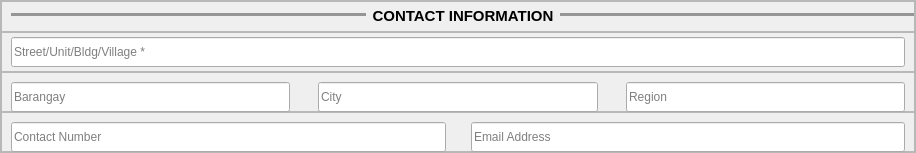
              <widget class="QFrame" name="frame_10">
               <property name="styleSheet">
                <string notr="true"/>
               </property>
               <property name="frameShape">
                <enum>QFrame::StyledPanel</enum>
               </property>
               <property name="frameShadow">
                <enum>QFrame::Raised</enum>
               </property>
               <layout class="QVBoxLayout" name="verticalLayout_8">
                <property name="spacing">
                 <number>0</number>
                </property>
                <property name="leftMargin">
                 <number>0</number>
                </property>
                <property name="topMargin">
                 <number>0</number>
                </property>
                <property name="rightMargin">
                 <number>0</number>
                </property>
                <property name="bottomMargin">
                 <number>0</number>
                </property>
                <item>
                 <widget class="QFrame" name="frame_15">
                  <property name="minimumSize">
                   <size>
                    <width>914</width>
                    <height>31</height>
                   </size>
                  </property>
                  <property name="maximumSize">
                   <size>
                    <width>16777215</width>
                    <height>31</height>
                   </size>
                  </property>
                  <property name="frameShape">
                   <enum>QFrame::StyledPanel</enum>
                  </property>
                  <property name="frameShadow">
                   <enum>QFrame::Raised</enum>
                  </property>
                  <layout class="QHBoxLayout" name="horizontalLayout_8">
                   <property name="topMargin">
                    <number>0</number>
                   </property>
                   <property name="rightMargin">
                    <number>0</number>
                   </property>
                   <property name="bottomMargin">
                    <number>0</number>
                   </property>
                   <item>
                    <widget class="QLabel" name="label_6">
                     <property name="minimumSize">
                      <size>
                       <width>49</width>
                       <height>7</height>
                      </size>
                     </property>
                     <property name="maximumSize">
                      <size>
                       <width>16777215</width>
                       <height>7</height>
                      </size>
                     </property>
                     <property name="styleSheet">
                      <string notr="true">border: none;
border-top: 3px solid rgb(149, 149, 149);
background-color: transparent;</string>
                     </property>
                     <property name="text">
                      <string/>
                     </property>
                    </widget>
                   </item>
                   <item>
                    <widget class="QLabel" name="label_7">
                     <property name="minimumSize">
                      <size>
                       <width>157</width>
                       <height>21</height>
                      </size>
                     </property>
                     <property name="maximumSize">
                      <size>
                       <width>182</width>
                       <height>21</height>
                      </size>
                     </property>
                     <property name="font">
                      <font>
                       <pointsize>11</pointsize>
                       <bold>true</bold>
                      </font>
                     </property>
                     <property name="styleSheet">
                      <string notr="true">border: none;
background-color: transparent;
</string>
                     </property>
                     <property name="text">
                      <string>&lt;html&gt;&lt;head/&gt;&lt;body&gt;&lt;p align=&quot;center&quot;&gt;CONTACT INFORMATION&lt;/p&gt;&lt;/body&gt;&lt;/html&gt;</string>
                     </property>
                    </widget>
                   </item>
                   <item>
                    <widget class="QLabel" name="label_8">
                     <property name="minimumSize">
                      <size>
                       <width>49</width>
                       <height>7</height>
                      </size>
                     </property>
                     <property name="maximumSize">
                      <size>
                       <width>16777215</width>
                       <height>7</height>
                      </size>
                     </property>
                     <property name="styleSheet">
                      <string notr="true">border: none;
border-top: 3px solid rgb(149, 149, 149);
background-color: transparent;</string>
                     </property>
                     <property name="text">
                      <string/>
                     </property>
                    </widget>
                   </item>
                  </layout>
                 </widget>
                </item>
                <item>
                 <widget class="QFrame" name="frame_19">
                  <property name="minimumSize">
                   <size>
                    <width>0</width>
                    <height>40</height>
                   </size>
                  </property>
                  <property name="maximumSize">
                   <size>
                    <width>16777215</width>
                    <height>40</height>
                   </size>
                  </property>
                  <property name="styleSheet">
                   <string notr="true"/>
                  </property>
                  <property name="frameShape">
                   <enum>QFrame::StyledPanel</enum>
                  </property>
                  <property name="frameShadow">
                   <enum>QFrame::Raised</enum>
                  </property>
                  <layout class="QHBoxLayout" name="horizontalLayout_11">
                   <property name="topMargin">
                    <number>0</number>
                   </property>
                   <property name="bottomMargin">
                    <number>0</number>
                   </property>
                   <item>
                    <widget class="QLineEdit" name="addressline_input">
                     <property name="minimumSize">
                      <size>
                       <width>201</width>
                       <height>30</height>
                      </size>
                     </property>
                     <property name="maximumSize">
                      <size>
                       <width>16777215</width>
                       <height>30</height>
                      </size>
                     </property>
                     <property name="placeholderText">
                      <string>Street/Unit/Bldg/Village *</string>
                     </property>
                    </widget>
                   </item>
                  </layout>
                 </widget>
                </item>
                <item>
                 <widget class="QFrame" name="frame_20">
                  <property name="maximumSize">
                   <size>
                    <width>16777215</width>
                    <height>40</height>
                   </size>
                  </property>
                  <property name="frameShape">
                   <enum>QFrame::StyledPanel</enum>
                  </property>
                  <property name="frameShadow">
                   <enum>QFrame::Raised</enum>
                  </property>
                  <layout class="QHBoxLayout" name="horizontalLayout_9">
                   <property name="spacing">
                    <number>28</number>
                   </property>
                   <item>
                    <widget class="QLineEdit" name="barangay_input">
                     <property name="minimumSize">
                      <size>
                       <width>201</width>
                       <height>30</height>
                      </size>
                     </property>
                     <property name="maximumSize">
                      <size>
                       <width>16777215</width>
                       <height>30</height>
                      </size>
                     </property>
                     <property name="placeholderText">
                      <string>Barangay</string>
                     </property>
                    </widget>
                   </item>
                   <item>
                    <widget class="QLineEdit" name="city_input">
                     <property name="minimumSize">
                      <size>
                       <width>201</width>
                       <height>30</height>
                      </size>
                     </property>
                     <property name="maximumSize">
                      <size>
                       <width>16777215</width>
                       <height>30</height>
                      </size>
                     </property>
                     <property name="placeholderText">
                      <string>City</string>
                     </property>
                    </widget>
                   </item>
                   <item>
                    <widget class="QLineEdit" name="region_input">
                     <property name="minimumSize">
                      <size>
                       <width>201</width>
                       <height>30</height>
                      </size>
                     </property>
                     <property name="maximumSize">
                      <size>
                       <width>16777215</width>
                       <height>30</height>
                      </size>
                     </property>
                     <property name="placeholderText">
                      <string>Region</string>
                     </property>
                    </widget>
                   </item>
                  </layout>
                 </widget>
                </item>
                <item>
                 <widget class="QFrame" name="frame_18">
                  <property name="maximumSize">
                   <size>
                    <width>16777215</width>
                    <height>40</height>
                   </size>
                  </property>
                  <property name="frameShape">
                   <enum>QFrame::StyledPanel</enum>
                  </property>
                  <property name="frameShadow">
                   <enum>QFrame::Raised</enum>
                  </property>
                  <layout class="QHBoxLayout" name="horizontalLayout_10">
                   <property name="spacing">
                    <number>25</number>
                   </property>
                   <item>
                    <widget class="QLineEdit" name="contact_number_input">
                     <property name="minimumSize">
                      <size>
                       <width>201</width>
                       <height>30</height>
                      </size>
                     </property>
                     <property name="maximumSize">
                      <size>
                       <width>16777215</width>
                       <height>30</height>
                      </size>
                     </property>
                     <property name="placeholderText">
                      <string>Contact Number</string>
                     </property>
                    </widget>
                   </item>
                   <item>
                    <widget class="QLineEdit" name="email_address_input">
                     <property name="minimumSize">
                      <size>
                       <width>201</width>
                       <height>30</height>
                      </size>
                     </property>
                     <property name="maximumSize">
                      <size>
                       <width>16777215</width>
                       <height>30</height>
                      </size>
                     </property>
                     <property name="placeholderText">
                      <string>Email Address</string>
                     </property>
                    </widget>
                   </item>
                  </layout>
                 </widget>
                </item>
               </layout>
              </widget>
